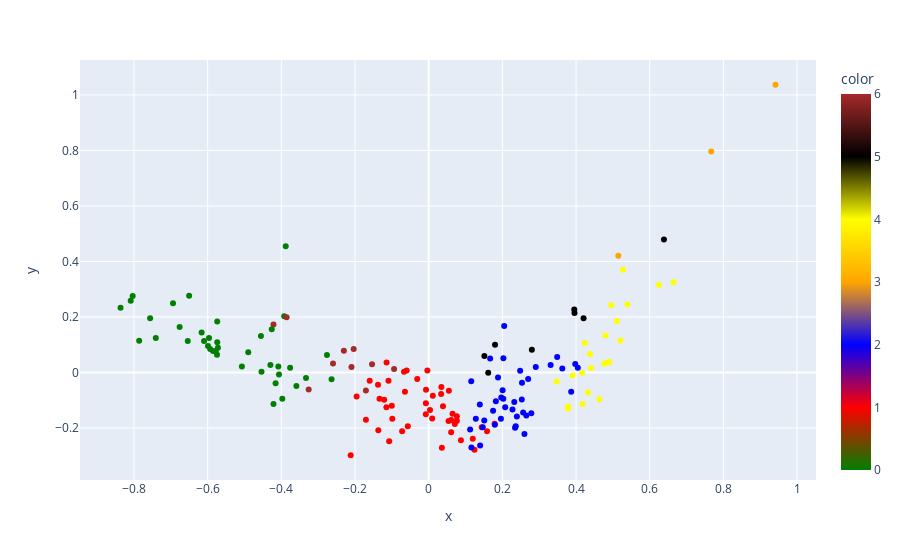

The code cell stored with this chart in its notebook:
### Markdown cell above
## PCA clusters visualisation

### Code cell
fig = px.scatter(
    x=data_pca_hierarchical_applied.PC1,
    y=data_pca_hierarchical_applied.PC2,
    color=data_pca_hierarchical_applied.cluster,
    color_continuous_scale=["green", "red", "blue", "orange", "yellow", "black", "brown"]
)
fig.update_traces(mode="markers", hovertemplate=data_pca_hierarchical_applied.index)
fig.show()

### Figure 1 — Plotly figure (JSON) as saved in the notebook; plotly's stock layout.template omitted (floating-point values rounded to 4 significant figures; data arrays with more than 128 entries replaced by an {"elided": "..."} marker saying what was removed)
{"data": [{"hovertemplate": {"elided": "167 str values"}, "legendgroup": "", "marker": {"color": {"elided": "167 int values"}, "coloraxis": "coloraxis", "symbol": "circle"}, "mode": "markers", "name": "", "orientation": "v", "showlegend": false, "type": "scatter", "x": {"elided": "167 float values"}, "xaxis": "x", "y": {"elided": "167 float values"}, "yaxis": "y"}], "layout": {"coloraxis": {"colorbar": {"title": {"text": "color"}}, "colorscale": [[0, "green"], [0.1667, "red"], [0.3333, "blue"], [0.5, "orange"], [0.6667, "yellow"], [0.8333, "black"], [1, "brown"]]}, "legend": {"tracegroupgap": 0}, "margin": {"t": 60}, "xaxis": {"anchor": "y", "domain": [0, 1], "title": {"text": "x"}}, "yaxis": {"anchor": "x", "domain": [0, 1], "title": {"text": "y"}}}}
